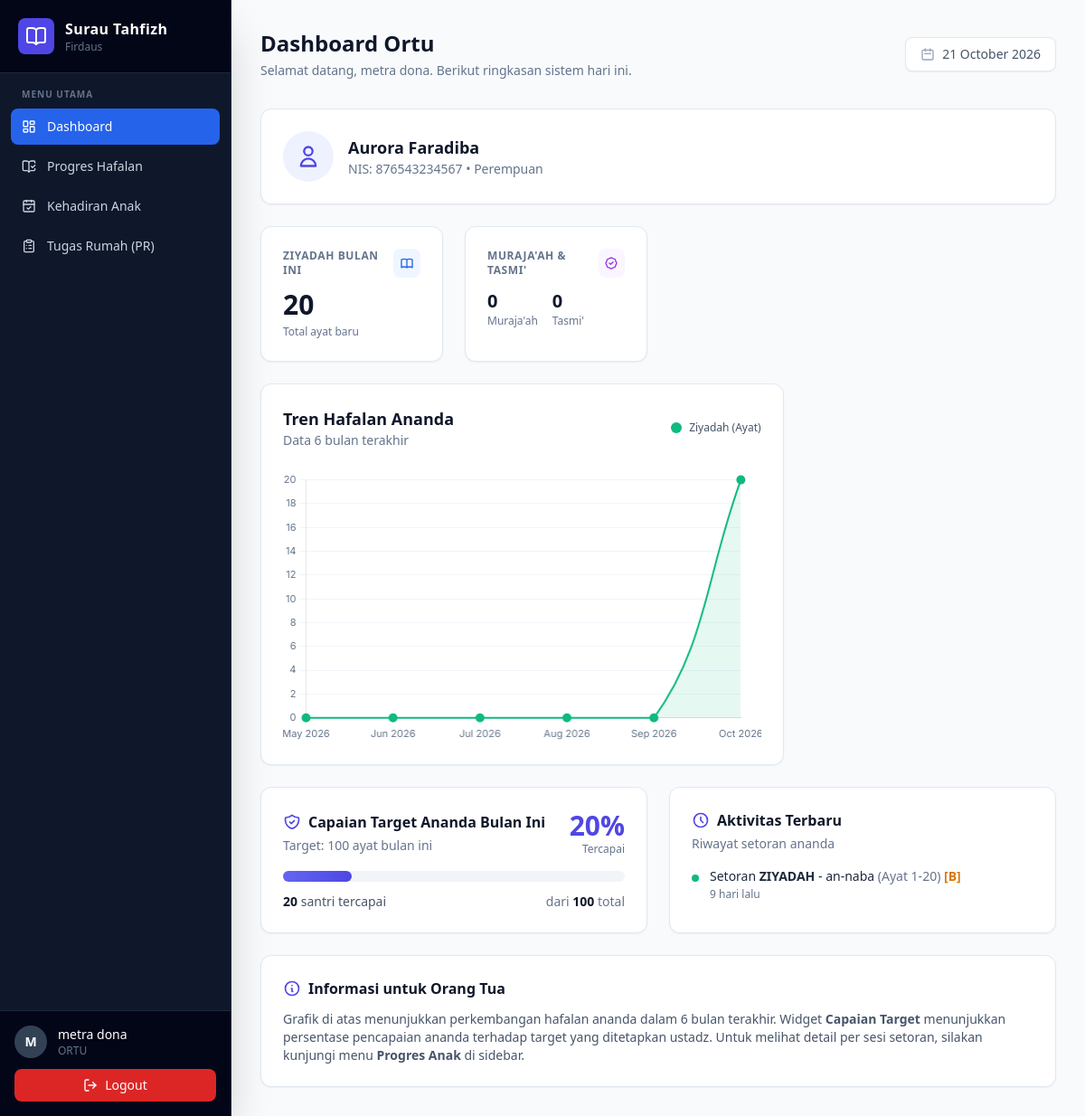
Screenshot of /dashboard.php (signed in) with the database file from the repository.
### tables this page shows
CREATE TABLE `santri` (
  `id` int(11) NOT NULL,
  `nama` varchar(100) NOT NULL,
  `nis` varchar(20) DEFAULT NULL,
  `jenis_kelamin` enum('L','P') NOT NULL,
  `tanggal_lahir` date DEFAULT NULL,
  `alamat` text DEFAULT NULL,
  `nama_ortu` varchar(100) DEFAULT NULL,
  `no_hp_ortu` varchar(20) DEFAULT NULL,
  `id_user_ortu` int(11) DEFAULT NULL,
  `id_halaqah` int(11) DEFAULT NULL,
  `id_ustadz` int(11) DEFAULT NULL,
  `created_at` timestamp NULL DEFAULT current_timestamp()
);

CREATE TABLE `hafalan` (
  `id` int(11) NOT NULL,
  `id_santri` int(11) NOT NULL,
  `tanggal` date NOT NULL,
  `jenis` enum('ziyadah','murajaah','tasmi') NOT NULL,
  `surat` varchar(50) DEFAULT NULL,
  `ayat_awal` int(11) DEFAULT NULL,
  `ayat_akhir` int(11) DEFAULT NULL,
  `jumlah_ayat` int(11) DEFAULT NULL,
  `predikat` enum('A','B','C') DEFAULT NULL,
  `catatan` text DEFAULT NULL,
  `id_ustadz` int(11) DEFAULT NULL,
  `created_at` timestamp NULL DEFAULT current_timestamp()
);

### dashboard.php (the view, shortened to what the rows shown need)
<?php
require 'config/database.php';
$role = $_SESSION['role'];
$chart_labels = [];
$chart_ziyadah = [];
$chart_murajaah = [];
$predikat_data = ['A' => 0, 'B' => 0, 'C' => 0];
$aktivitas_list = [];
$target_widget = ['total' => 0, 'tercapai' => 0, 'persentase' => 0, 'label' => ''];
if (in_array($role, ['ustadz', 'pimpinan'])) {
    $total_santri_res = mysqli_query($conn, "SELECT COUNT(*) as total FROM santri");
    $total_santri = mysqli_fetch_assoc($total_santri_res)['total'];
    $total_ustadz_res = mysqli_query($conn, "SELECT COUNT(*) as total FROM users WHERE role = 'ustadz'");
    $total_ustadz = mysqli_fetch_assoc($total_ustadz_res)['total'];
    $bulan_ini = date('Y-m');
    $stat_query = "SELECT
                    COUNT(DISTINCT id_santri) as santri_aktif,
                    COALESCE(SUM(CASE WHEN jenis = 'ziyadah' THEN jumlah_ayat ELSE 0 END), 0) as total_ayat,
                    COALESCE(SUM(CASE WHEN jenis = 'murajaah' THEN 1 ELSE 0 END), 0) as total_murajaah,
                    COALESCE(SUM(CASE WHEN jenis = 'tasmi' THEN 1 ELSE 0 END), 0) as total_tasmi
                  FROM hafalan
                  WHERE DATE_FORMAT(tanggal, '%Y-%m') = '$bulan_ini'";
    $stat_result = mysqli_query($conn, $stat_query);
    $stat = mysqli_fetch_assoc($stat_result);
    for ($i = 5; $i >= 0; $i--) {
        $bulan = date('Y-m', strtotime("-$i months"));
        $chart_labels[] = date('M Y', strtotime("-$i months"));
        $query = "SELECT
                    COALESCE(SUM(CASE WHEN jenis = 'ziyadah' THEN jumlah_ayat ELSE 0 END), 0) as z,
                    COALESCE(SUM(CASE WHEN jenis = 'murajaah' THEN 1 ELSE 0 END), 0) as m
                  FROM hafalan WHERE DATE_FORMAT(tanggal, '%Y-%m') = '$bulan'";
        $result = mysqli_query($conn, $query);
        $data = mysqli_fetch_assoc($result);
        $chart_ziyadah[] = (int) $data['z'];
        $chart_murajaah[] = (int) $data['m'];
    }
    $predikat_query = "SELECT predikat, COUNT(*) as jumlah
                       FROM hafalan
                       WHERE DATE_FORMAT(tanggal, '%Y-%m') = '$bulan_ini'
                       GROUP BY predikat";
    $predikat_result = mysqli_query($conn, $predikat_query);
    while ($row = mysqli_fetch_assoc($predikat_result)) {
        $predikat_data[$row['predikat']] = (int) $row['jumlah'];
    }
    $target_widget['label'] = $role === 'pimpinan' ? 'Santri Mencapai Target Bulanan' : 'Santri Binaan Mencapai Target';
    if ($role === 'pimpinan') {
        $target_widget['total'] = $total_santri;
        $capaian_query = "SELECT COUNT(DISTINCT s.id) as tercapai
                          FROM santri s
                          LEFT JOIN target_hafalan t ON s.id = t.id_santri
                          LEFT JOIN (
                              SELECT id_santri, SUM(jumlah_ayat) as total_ayat
                              FROM hafalan
                              WHERE jenis = 'ziyadah' AND DATE_FORMAT(tanggal, '%Y-%m') = '$bulan_ini'
                              GROUP BY id_santri
                          ) h ON s.id = h.id_santri
                          WHERE (t.target_ayat_per_hari * 20) <= COALESCE(h.total_ayat, 0)";
    } else {
        $target_widget['total'] = min($total_santri, 10);
        $capaian_query = "SELECT COUNT(DISTINCT s.id) as tercapai
                          FROM santri s
                          LEFT JOIN target_hafalan t ON s.id = t.id_santri
                          LEFT JOIN (
                              SELECT id_santri, SUM(jumlah_ayat) as total_ayat
                              FROM hafalan
                              WHERE jenis = 'ziyadah' AND DATE_FORMAT(tanggal, '%Y-%m') = '$bulan_ini'
                              GROUP BY id_santri
                          ) h ON s.id = h.id_santri
                          WHERE (t.target_ayat_per_hari * 20) <= COALESCE(h.total_ayat, 0)
                          LIMIT 10";
    }
    $capaian_result = mysqli_query($conn, $capaian_query);
    $target_widget['tercapai'] = (int) mysqli_fetch_assoc($capaian_result)['tercapai'];
    $target_widget['persentase'] = $target_widget['total'] > 0
        ? round(($target_widget['tercapai'] / $target_widget['total']) * 100)
        : 0;
    $aktivitas_query = "SELECT h.*, s.nama as nama_santri, u.nama_lengkap as nama_ustadz
                        FROM hafalan h
                        JOIN santri s ON h.id_santri = s.id
                        LEFT JOIN users u ON h.id_ustadz = u.id
                        ORDER BY h.created_at DESC LIMIT 5";
    $aktivitas_result = mysqli_query($conn, $aktivitas_query);
    $aktivitas_list = mysqli_fetch_all($aktivitas_result, MYSQLI_ASSOC);
} elseif ($role === 'ortu') {
    $id_ortu = (int) $_SESSION['user_id'];
    $santri_query = "SELECT * FROM santri WHERE id_user_ortu = $id_ortu LIMIT 1";
    $santri_result = mysqli_query($conn, $santri_query);
    $santri = mysqli_fetch_assoc($santri_result);
    if ($santri) {
        $id_santri = $santri['id'];
        for ($i = 5; $i >= 0; $i--) {
            $bulan = date('Y-m', strtotime("-$i months"));
            $chart_labels[] = date('M Y', strtotime("-$i months"));
            $query = "SELECT COALESCE(SUM(CASE WHEN jenis = 'ziyadah' THEN jumlah_ayat ELSE 0 END), 0) as z FROM hafalan WHERE id_santri = $id_santri AND DATE_FORMAT(tanggal, '%Y-%m') = '$bulan'";
            $result = mysqli_query($conn, $query);
            $chart_ziyadah[] = (int) mysqli_fetch_assoc($result)['z'];
        }
        $aktivitas_query = "SELECT h.*, u.nama_lengkap as nama_ustadz
                            FROM hafalan h
                            LEFT JOIN users u ON h.id_ustadz = u.id
                            WHERE h.id_santri = $id_santri
                            ORDER BY h.created_at DESC LIMIT 5";
        $aktivitas_result = mysqli_query($conn, $aktivitas_query);
        $aktivitas_list = mysqli_fetch_all($aktivitas_result, MYSQLI_ASSOC);
    }
}
?>
<!DOCTYPE html>
<html lang="id">
<head>
    <script src="https://cdn.tailwindcss.com"></script>
</head>
<body class="bg-slate-50 font-sans text-slate-800">
    <?php include 'includes/sidebar.php'; ?>
    <div class="ml-64 p-8">
        <div class="flex justify-between items-center mb-8">
            <div>
                <h1 class="text-2xl font-bold text-slate-900">Dashboard <?= ucfirst($role) ?></h1>
            </div>
        </div>
        <?php if ($role === 'ortu' && isset($santri)): ?>
            <div class="bg-white border border-slate-200 rounded-xl p-6 mb-6 shadow-sm">
                <div class="flex items-center gap-4">
                    <div class="w-14 h-14 bg-indigo-50 rounded-full flex items-center justify-center">
                        <svg class="w-7 h-7 text-indigo-600" fill="none" stroke="currentColor" viewBox="0 0 24 24"><path stroke-linecap="round" stroke-linejoin="round" stroke-width="2" d="M16 7a4 4 0 11-8 0 4 4 0 018 0zM12 14a7 7 0 00-7 7h14a7 7 0 00-7-7z"/></svg>
                    </div>
                    <div>
                        <h2 class="text-lg font-semibold text-slate-900"><?= htmlspecialchars($santri['nama']) ?></h2>
                        <p class="text-sm text-slate-500">NIS: <?= htmlspecialchars($santri['nis']) ?> • <?= $santri['jenis_kelamin'] == 'L' ? 'Laki-laki' : 'Perempuan' ?></p>
                    </div>
                </div>
            </div>
        <?php endif; ?>
        <div class="grid grid-cols-1 lg:grid-cols-3 gap-6 mb-6">
            <div class="bg-white border border-slate-200 rounded-xl p-6 shadow-sm lg:col-span-2">
                <div class="flex items-center justify-between mb-6">
                    <div>
                        <h2 class="text-lg font-semibold text-slate-900">
                            <?= $role === 'ortu' ? 'Tren Hafalan Ananda' : 'Tren Progres Hafalan Surau' ?>
                        </h2>
                    </div>
                </div>
            </div>
        </div>
        <div class="grid grid-cols-1 lg:grid-cols-2 gap-6 mb-6">
            <div class="bg-white border border-slate-200 rounded-xl p-6 shadow-sm">
                <?php if (empty($aktivitas_list)): ?>
                    <div class="text-center py-8 text-slate-400 text-sm">
                        Belum ada aktivitas tercatat.
                    </div>
                <?php else: ?>
                    <ul class="space-y-3">
                        <?php foreach ($aktivitas_list as $akt):
                            $warna_dot = $akt['jenis'] == 'ziyadah' ? 'bg-emerald-500' : ($akt['jenis'] == 'murajaah' ? 'bg-blue-500' : 'bg-purple-500');
                            $label_jenis = strtoupper($akt['jenis']);
                            $waktu = strtotime($akt['created_at']);
                            $selisih = time() - $waktu;
                            if ($selisih < 60) $waktu_str = 'Baru saja';
                            elseif ($selisih < 3600) $waktu_str = floor($selisih/60) . ' menit lalu';
                            elseif ($selisih < 86400) $waktu_str = floor($selisih/3600) . ' jam lalu';
                            else $waktu_str = floor($selisih/86400) . ' hari lalu';
                        ?>
                            <li class="flex items-start gap-3 pb-3 border-b border-slate-100 last:border-0 last:pb-0">
                                <div class="w-2 h-2 mt-2 <?= $warna_dot ?> rounded-full flex-shrink-0"></div>
                                <div class="flex-1 min-w-0">
                                    <p class="text-sm text-slate-800 truncate">
                                        <?php if ($role === 'ortu'): ?>
                                            Setoran <b><?= $label_jenis ?></b> - <?= htmlspecialchars($akt['surat']) ?>
                                            <?php if ($akt['ayat_awal'] > 0): ?>
                                                <span class="text-slate-500">(Ayat <?= $akt['ayat_awal'] ?>-<?= $akt['ayat_akhir'] ?>)</span>
                                            <?php endif; ?>
                                            <span class="font-semibold <?= $akt['predikat'] == 'A' ? 'text-emerald-600' : ($akt['predikat'] == 'B' ? 'text-amber-600' : 'text-red-600') ?>">[<?= $akt['predikat'] ?>]</span>
                                        <?php else: ?>
                                            <b><?= htmlspecialchars($akt['nama_ustadz'] ?? 'Ustadz') ?></b> menginput <b><?= $label_jenis ?></b> untuk <b><?= htmlspecialchars($akt['nama_santri']) ?></b>
                                        <?php endif; ?>
                                    </p>
                                    <p class="text-xs text-slate-500 mt-0.5"><?= $waktu_str ?></p>
                                </div>
                            </li>
                        <?php endforeach; ?>
                    </ul>
                <?php endif; ?>
            </div>
        </div>
    </div>
    <script>
        // 1. Grafik Tren (Line Chart)
        const ctxTren = document.getElementById('progresChart').getContext('2d');
        const datasetsTren = [
            {
                label: 'Ziyadah (Ayat)',
                data: <?= json_encode($chart_ziyadah) ?>,
                borderColor: '#10b981',
                backgroundColor: 'rgba(16, 185, 129, 0.1)',
                borderWidth: 2,
                tension: 0.4,
                fill: true,
                pointRadius: 4,
                pointBackgroundColor: '#10b981'
            }
        ];
        <?php if ($role !== 'ortu'): ?>
        datasetsTren.push({
            label: "Muraja'ah (Kali)",
            data: <?= json_encode($chart_murajaah) ?>,
            borderColor: '#3b82f6',
            backgroundColor: 'rgba(59, 130, 246, 0.1)',
            borderWidth: 2,
            tension: 0.4,
            fill: true,
            pointRadius: 4,
            pointBackgroundColor: '#3b82f6'
        });
        <?php endif; ?>
        new Chart(ctxTren, {
            type: 'line',
            data: {
                labels: <?= json_encode($chart_labels) ?>,
                datasets: datasetsTren
            },
            options: {
                responsive: true,
                maintainAspectRatio: false,
                plugins: {
                    legend: { display: false },
                    tooltip: {
                        backgroundColor: '#1e293b',
                        titleFont: { family: 'Inter', size: 13 },
                        bodyFont: { family: 'Inter', size: 12 },
                        padding: 12,
                        cornerRadius: 8
                    }
                },
                scales: {
                    y: {
                        beginAtZero: true,
                        grid: { color: '#f1f5f9' },
                        ticks: { font: { family: 'Inter', size: 11 }, color: '#64748b' }
                    },
                    x: {
                        grid: { display: false },
                        ticks: { font: { family: 'Inter', size: 11 }, color: '#64748b' }
                    }
                }
            }
        });
        // 2. Grafik Donat (Doughnut Chart) - Hanya untuk Ustadz & Pimpinan
        <?php if (in_array($role, ['ustadz', 'pimpinan'])): ?>
        const ctxDonat = document.getElementById('predikatChart').getContext('2d');
        new Chart(ctxDonat, {
            type: 'doughnut',
            data: {
                labels: ['Predikat A', 'Predikat B', 'Predikat C'],
                datasets: [{
                    data: [<?= $predikat_data['A'] ?>, <?= $predikat_data['B'] ?>, <?= $predikat_data['C'] ?>],
                    backgroundColor: ['#10b981', '#f59e0b', '#ef4444'],
                    borderWidth: 0,
                    hoverOffset: 4
                }]
            },
            options: {
                responsive: true,
                maintainAspectRatio: false,
                cutout: '70%',
                plugins: {
                    legend: { display: false },
                    tooltip: {
                        backgroundColor: '#1e293b',
                        titleFont: { family: 'Inter', size: 13 },
                        bodyFont: { family: 'Inter', size: 12 },
                        padding: 12,
                        cornerRadius: 8
                    }
                }
            }
        });
        <?php endif; ?>
    </script>
</body>
</html>

### rows the page displays
santri: nama "Aurora Faradiba", nis "876543234567"
hafalan: jenis "ZIYADAH", surat "an-naba", ayat_awal "1", ayat_akhir "20", predikat "B", created_at "9 hari lalu"

### other values shown
substr($nama, 0, 1) "M"
$nama "metra dona"
$role "ORTU"
$role "Ortu"
$stat['total_ayat'] "20"
$stat['total_murajaah'] "0"
$stat['total_tasmi'] "0"
$target_widget['label'] "Capaian Target Ananda Bulan Ini"
$target_widget['total'] "100"
$target_widget['persentase'] "20"
$target_widget['tercapai'] "20"
chart data {{ json_encode($chart_ziyadah) }} [0,0,0,0,0,20]
